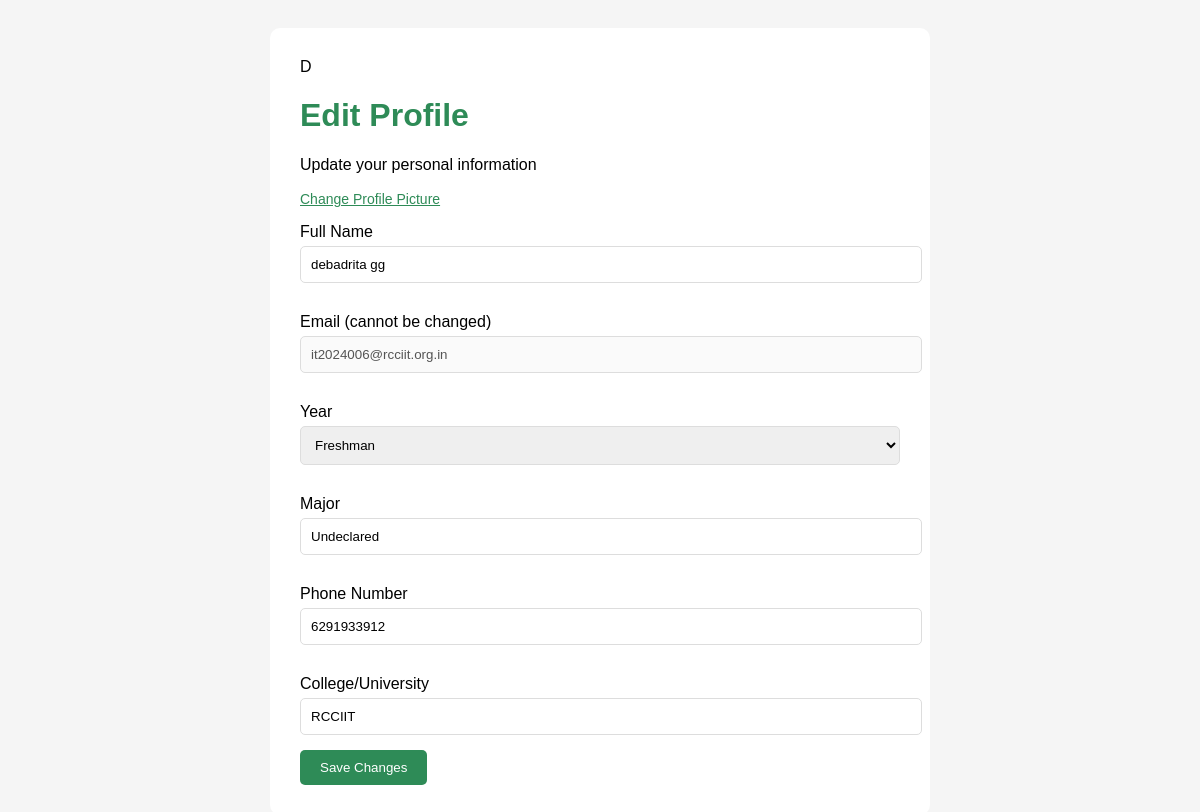
The page /edit_profile.php (signed in) on the database its author committed.
### tables this page shows
CREATE TABLE `signup_details` (
  `id` int(11) NOT NULL,
  `name` varchar(100) NOT NULL DEFAULT 'User',
  `email` varchar(25) NOT NULL,
  `password` varchar(255) NOT NULL,
  `year` varchar(50) NOT NULL DEFAULT 'Student',
  `major` varchar(100) NOT NULL DEFAULT 'Undeclared',
  `dob` date NOT NULL,
  `gender` varchar(20) NOT NULL,
  `phone` varchar(20) NOT NULL,
  `college` varchar(255) NOT NULL,
  `profile_pic` varchar(255) DEFAULT 'db.png',
  `joined_date` timestamp NOT NULL DEFAULT current_timestamp(),
  `created_at` timestamp NOT NULL DEFAULT current_timestamp(),
  `role` enum('student','mentor','admin','') NOT NULL DEFAULT 'student',
  `last_login` timestamp NULL DEFAULT NULL
);

### edit_profile.php (the view, shortened to what this page needs)
<?php
$pdo = new PDO('mysql:host=127.0.0.1;dbname=campuscare;charset=utf8mb4', 'root', '');
$pdo->setAttribute(PDO::ATTR_ERRMODE, PDO::ERRMODE_EXCEPTION);
$stmt = $pdo->prepare('SELECT * FROM signup_details WHERE id = ?');
$stmt->execute([$_SESSION['user_id']]);
$user = $stmt->fetch(PDO::FETCH_ASSOC);
?>
<!DOCTYPE html>
<html lang="en">
<head>
</head>
<body>
    <div class="container">
        <div class="profile-header">
            <?php if ($user['profile_pic'] && file_exists($user['profile_pic'])): ?>
                <img src="<?php echo htmlspecialchars($user['profile_pic']); ?>"
                     alt="Profile Picture"
                     class="profile-pic">
            <?php else: ?>
                <div class="initials-circle">
                    <?php echo strtoupper(substr($user['name'], 0, 1)); ?>
                </div>
            <?php endif; ?>
            <div>
                <h1>Edit Profile</h1>
                <p>Update your personal information</p>
                <a href="upload_profile_pic.php" style="color: #2E8B57; font-size: 14px;">
                    Change Profile Picture
                </a>
            </div>
        </div>
        <form method="post">
            <label for="name">Full Name</label>
            <input type="text" id="name" name="name" value="<?php echo htmlspecialchars($user['name']); ?>" required>
            <label for="email">Email (cannot be changed)</label>
            <input type="email" id="email" value="<?php echo htmlspecialchars($user['email']); ?>" disabled>
            <label for="year">Year</label>
            <select id="year" name="year">
                <option value="Freshman" <?php echo ($user['year'] == 'Freshman') ? 'selected' : ''; ?>>Freshman</option>
            </select>
            <label for="major">Major</label>
            <input type="text" id="major" name="major" value="<?php echo htmlspecialchars($user['major']); ?>">
            <label for="phone">Phone Number</label>
            <input type="tel" id="phone" name="phone" pattern="[0-9]{10}" value="<?php echo htmlspecialchars($user['phone']); ?>">
            <label for="college">College/University</label>
            <input type="text" id="college" name="college" value="<?php echo htmlspecialchars($user['college']); ?>">
            <button type="submit">Save Changes</button>
        </form>
    </div>
</body>
</html>

### edit_profile.php (style rules this page uses)
body { font-family: Arial, sans-serif; background: #f5f5f5; padding: 20px; }
.container { max-width: 600px; margin: 0 auto; background: white; padding: 30px; border-radius: 10px; }
h1 { color: #2E8B57; }
label { display: block; margin: 15px 0 5px; }
input, select { width: 100%; padding: 10px; margin-bottom: 15px; border: 1px solid #ddd; border-radius: 5px; }
button { background: #2E8B57; color: white; padding: 10px 20px; border: none; border-radius: 5px; cursor: pointer; }

### rows shown on the page
signup_details: name "D", name "debadrita gg", email "it2024006@rcciit.org.in", major "Undeclared", phone "6291933912", college "RCCIIT"
